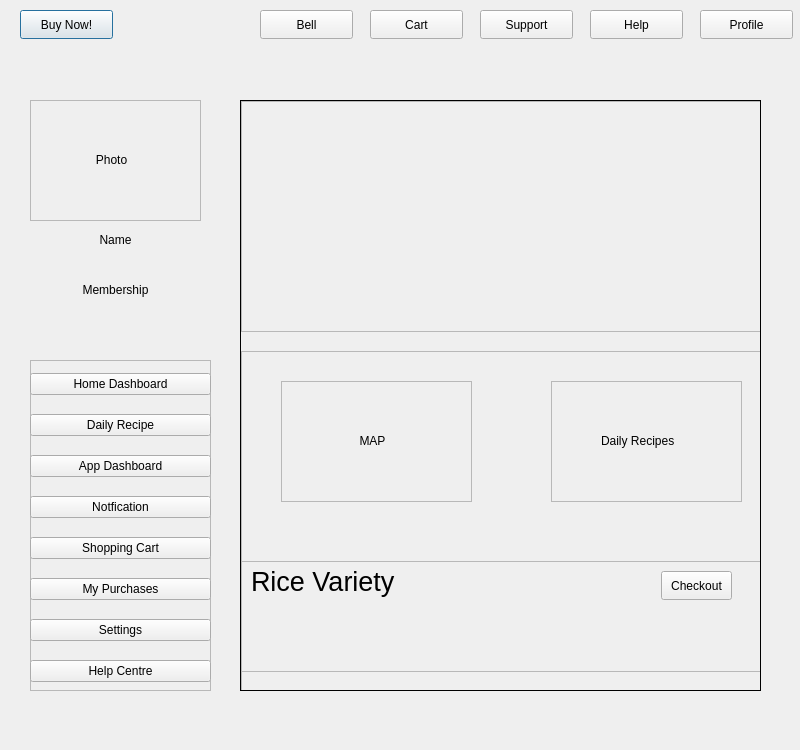
<?xml version="1.0" encoding="UTF-8"?>
<ui version="4.0">
 <class>home</class>
 <widget class="QDialog" name="home">
  <property name="geometry">
   <rect>
    <x>0</x>
    <y>0</y>
    <width>800</width>
    <height>750</height>
   </rect>
  </property>
  <property name="windowTitle">
   <string>Dialog</string>
  </property>
  <property name="sizeGripEnabled">
   <bool>false</bool>
  </property>
  <property name="modal">
   <bool>false</bool>
  </property>
  <widget class="QPushButton" name="buynow_pushButton">
   <property name="geometry">
    <rect>
     <x>20</x>
     <y>10</y>
     <width>93</width>
     <height>29</height>
    </rect>
   </property>
   <property name="text">
    <string>Buy Now!</string>
   </property>
  </widget>
  <widget class="QPushButton" name="bell_pushButton">
   <property name="geometry">
    <rect>
     <x>260</x>
     <y>10</y>
     <width>93</width>
     <height>29</height>
    </rect>
   </property>
   <property name="autoFillBackground">
    <bool>false</bool>
   </property>
   <property name="text">
    <string>Bell</string>
   </property>
  </widget>
  <widget class="QPushButton" name="cart_pushButton_2">
   <property name="geometry">
    <rect>
     <x>370</x>
     <y>10</y>
     <width>93</width>
     <height>29</height>
    </rect>
   </property>
   <property name="autoFillBackground">
    <bool>false</bool>
   </property>
   <property name="text">
    <string>Cart</string>
   </property>
  </widget>
  <widget class="QPushButton" name="support_pushButton">
   <property name="geometry">
    <rect>
     <x>480</x>
     <y>10</y>
     <width>93</width>
     <height>29</height>
    </rect>
   </property>
   <property name="text">
    <string>Support</string>
   </property>
  </widget>
  <widget class="QPushButton" name="help_pushButton">
   <property name="geometry">
    <rect>
     <x>590</x>
     <y>10</y>
     <width>93</width>
     <height>29</height>
    </rect>
   </property>
   <property name="text">
    <string>Help</string>
   </property>
  </widget>
  <widget class="QPushButton" name="profile_pushButton_2">
   <property name="geometry">
    <rect>
     <x>700</x>
     <y>10</y>
     <width>93</width>
     <height>29</height>
    </rect>
   </property>
   <property name="text">
    <string>Profile</string>
   </property>
  </widget>
  <widget class="QFrame" name="frame_2">
   <property name="geometry">
    <rect>
     <x>30</x>
     <y>100</y>
     <width>171</width>
     <height>121</height>
    </rect>
   </property>
   <property name="frameShape">
    <enum>QFrame::StyledPanel</enum>
   </property>
   <property name="frameShadow">
    <enum>QFrame::Raised</enum>
   </property>
   <widget class="QLabel" name="photo_label_2">
    <property name="geometry">
     <rect>
      <x>50</x>
      <y>50</y>
      <width>63</width>
      <height>20</height>
     </rect>
    </property>
    <property name="text">
     <string>Photo</string>
    </property>
    <property name="alignment">
     <set>Qt::AlignCenter</set>
    </property>
   </widget>
  </widget>
  <widget class="QLabel" name="name_label_3">
   <property name="geometry">
    <rect>
     <x>30</x>
     <y>230</y>
     <width>171</width>
     <height>20</height>
    </rect>
   </property>
   <property name="text">
    <string>Name</string>
   </property>
   <property name="alignment">
    <set>Qt::AlignCenter</set>
   </property>
  </widget>
  <widget class="QLabel" name="name_label_4">
   <property name="geometry">
    <rect>
     <x>30</x>
     <y>280</y>
     <width>171</width>
     <height>20</height>
    </rect>
   </property>
   <property name="text">
    <string>Membership</string>
   </property>
   <property name="alignment">
    <set>Qt::AlignCenter</set>
   </property>
  </widget>
  <widget class="QFrame" name="frame_4">
   <property name="geometry">
    <rect>
     <x>30</x>
     <y>360</y>
     <width>181</width>
     <height>331</height>
    </rect>
   </property>
   <property name="frameShape">
    <enum>QFrame::StyledPanel</enum>
   </property>
   <property name="frameShadow">
    <enum>QFrame::Raised</enum>
   </property>
   <widget class="QWidget" name="layoutWidget">
    <property name="geometry">
     <rect>
      <x>0</x>
      <y>0</y>
      <width>181</width>
      <height>341</height>
     </rect>
    </property>
    <layout class="QVBoxLayout" name="verticalLayout">
     <item>
      <widget class="QPushButton" name="home_pushButton">
       <property name="text">
        <string>Home Dashboard</string>
       </property>
       <property name="checkable">
        <bool>false</bool>
       </property>
       <property name="checked">
        <bool>false</bool>
       </property>
      </widget>
     </item>
     <item>
      <widget class="QPushButton" name="recipe_pushButton_2">
       <property name="text">
        <string>Daily Recipe</string>
       </property>
      </widget>
     </item>
     <item>
      <widget class="QPushButton" name="app_pushButton_3">
       <property name="text">
        <string>App Dashboard</string>
       </property>
      </widget>
     </item>
     <item>
      <widget class="QPushButton" name="notification_pushButton_4">
       <property name="text">
        <string>Notfication</string>
       </property>
      </widget>
     </item>
     <item>
      <widget class="QPushButton" name="shopping_pushButton_5">
       <property name="text">
        <string>Shopping Cart</string>
       </property>
      </widget>
     </item>
     <item>
      <widget class="QPushButton" name="purchase_pushButton_6">
       <property name="text">
        <string>My Purchases</string>
       </property>
      </widget>
     </item>
     <item>
      <widget class="QPushButton" name="settings_pushButton_7">
       <property name="text">
        <string>Settings</string>
       </property>
      </widget>
     </item>
     <item>
      <widget class="QPushButton" name="helpc_pushButton_8">
       <property name="text">
        <string>Help Centre</string>
       </property>
      </widget>
     </item>
    </layout>
   </widget>
  </widget>
  <widget class="QStackedWidget" name="stackedWidget">
   <property name="geometry">
    <rect>
     <x>240</x>
     <y>100</y>
     <width>521</width>
     <height>591</height>
    </rect>
   </property>
   <property name="frameShape">
    <enum>QFrame::Box</enum>
   </property>
   <widget class="QWidget" name="page">
    <widget class="QFrame" name="frame_3">
     <property name="geometry">
      <rect>
       <x>0</x>
       <y>250</y>
       <width>521</width>
       <height>341</height>
      </rect>
     </property>
     <property name="frameShape">
      <enum>QFrame::StyledPanel</enum>
     </property>
     <property name="frameShadow">
      <enum>QFrame::Raised</enum>
     </property>
     <widget class="QFrame" name="frame_8">
      <property name="geometry">
       <rect>
        <x>40</x>
        <y>30</y>
        <width>191</width>
        <height>121</height>
       </rect>
      </property>
      <property name="frameShape">
       <enum>QFrame::StyledPanel</enum>
      </property>
      <property name="frameShadow">
       <enum>QFrame::Raised</enum>
      </property>
      <widget class="QLabel" name="label_6">
       <property name="geometry">
        <rect>
         <x>60</x>
         <y>50</y>
         <width>63</width>
         <height>20</height>
        </rect>
       </property>
       <property name="text">
        <string>MAP</string>
       </property>
       <property name="alignment">
        <set>Qt::AlignCenter</set>
       </property>
      </widget>
     </widget>
     <widget class="QFrame" name="frame_9">
      <property name="geometry">
       <rect>
        <x>310</x>
        <y>30</y>
        <width>191</width>
        <height>121</height>
       </rect>
      </property>
      <property name="frameShape">
       <enum>QFrame::StyledPanel</enum>
      </property>
      <property name="frameShadow">
       <enum>QFrame::Raised</enum>
      </property>
      <widget class="QLabel" name="label_7">
       <property name="geometry">
        <rect>
         <x>50</x>
         <y>50</y>
         <width>91</width>
         <height>20</height>
        </rect>
       </property>
       <property name="text">
        <string>Daily Recipes</string>
       </property>
      </widget>
     </widget>
     <widget class="QFrame" name="frame_10">
      <property name="geometry">
       <rect>
        <x>0</x>
        <y>210</y>
        <width>521</width>
        <height>111</height>
       </rect>
      </property>
      <property name="frameShape">
       <enum>QFrame::StyledPanel</enum>
      </property>
      <property name="frameShadow">
       <enum>QFrame::Raised</enum>
      </property>
      <widget class="QLabel" name="label_8">
       <property name="geometry">
        <rect>
         <x>10</x>
         <y>0</y>
         <width>391</width>
         <height>41</height>
        </rect>
       </property>
       <property name="font">
        <font>
         <pointsize>20</pointsize>
        </font>
       </property>
       <property name="text">
        <string>Rice Variety</string>
       </property>
      </widget>
      <widget class="QPushButton" name="checkout_pushButton_2">
       <property name="geometry">
        <rect>
         <x>420</x>
         <y>10</y>
         <width>71</width>
         <height>29</height>
        </rect>
       </property>
       <property name="text">
        <string>Checkout</string>
       </property>
      </widget>
     </widget>
    </widget>
    <widget class="QFrame" name="frame">
     <property name="geometry">
      <rect>
       <x>0</x>
       <y>0</y>
       <width>521</width>
       <height>231</height>
      </rect>
     </property>
     <property name="frameShape">
      <enum>QFrame::StyledPanel</enum>
     </property>
     <property name="frameShadow">
      <enum>QFrame::Raised</enum>
     </property>
     <widget class="QLabel" name="label_2">
      <property name="geometry">
       <rect>
        <x>140</x>
        <y>0</y>
        <width>251</width>
        <height>231</height>
       </rect>
      </property>
      <property name="text">
       <string/>
      </property>
      <property name="pixmap">
       <pixmap resource="res.qrc">:/images/Rice Logo(3).png</pixmap>
      </property>
      <property name="scaledContents">
       <bool>true</bool>
      </property>
     </widget>
    </widget>
   </widget>
   <widget class="QWidget" name="page_2"/>
  </widget>
 </widget>
 <resources>
  <include location="res.qrc"/>
 </resources>
 <connections/>
</ui>
